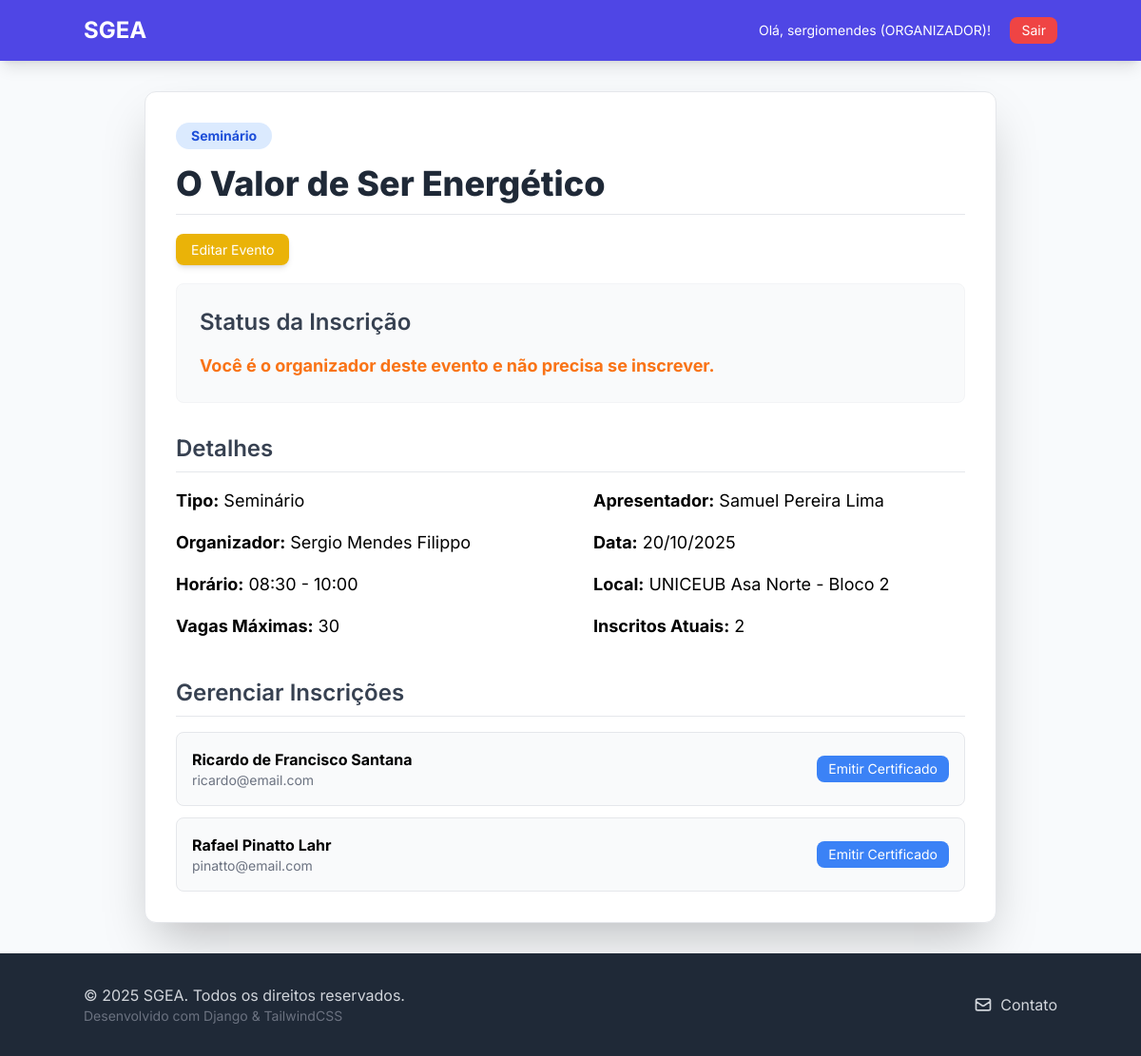
The page /eventos/5/ (signed in) on the database as committed earlier.
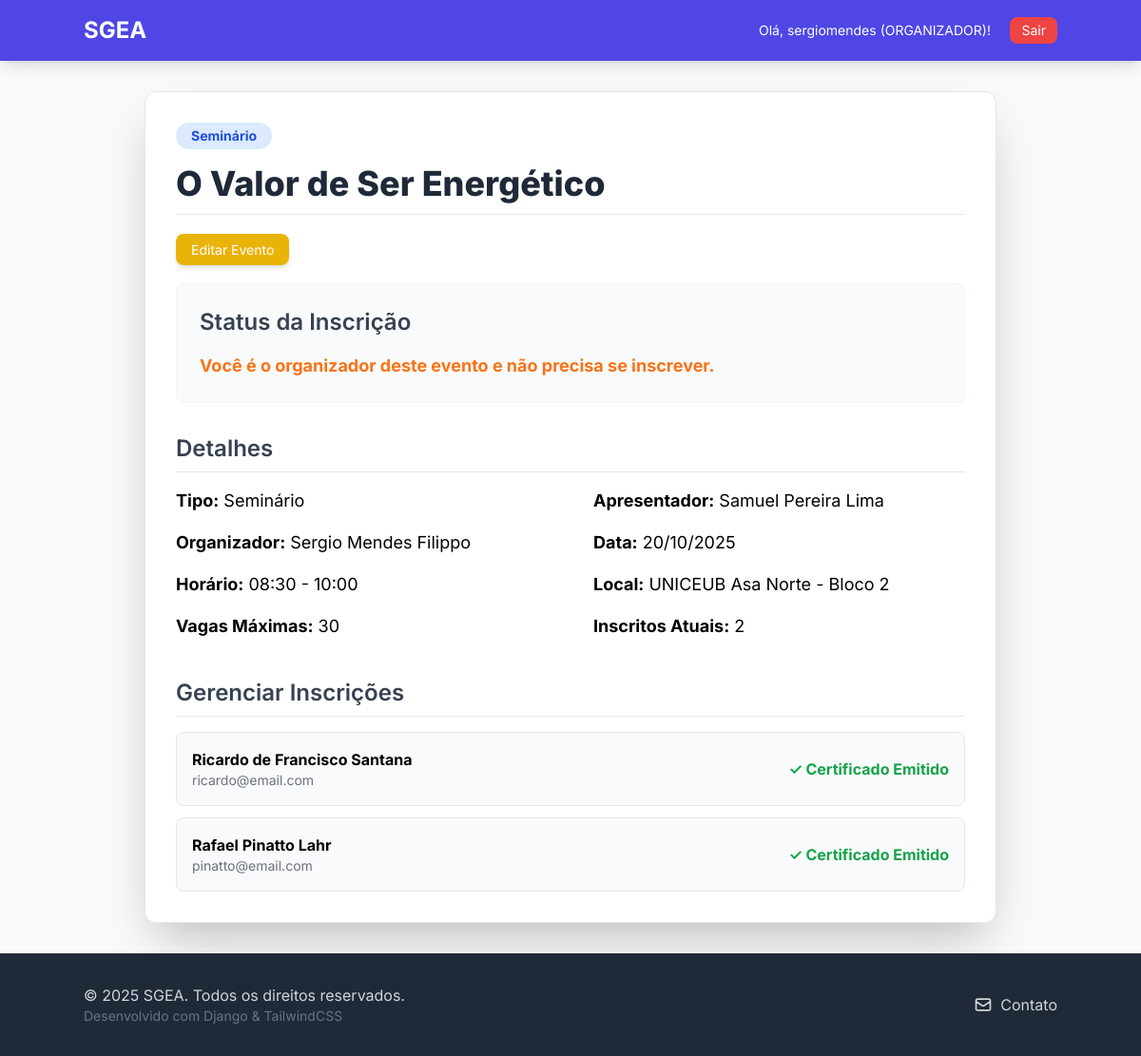
The same page on the database as committed later.
### events/models.py (models this page shows, shortened)
class Inscricao(models.Model):
    usuario = models.ForeignKey(Usuario, on_delete=models.CASCADE)
    evento = models.ForeignKey(Evento, on_delete=models.CASCADE)
    data_inscricao = models.DateTimeField(auto_now_add=True)
    certificado_emitido = models.BooleanField(default=False)
    class Meta:
        unique_together = ('usuario', 'evento')

### users/models.py (models this page shows, shortened)
class Usuario(AbstractUser):
    telefone = models.CharField(max_length=15, verbose_name='Telefone', blank=True, null=True)
    instituicao_ensino = models.CharField(
        max_length=100,
        verbose_name='Instituição de Ensino',
        blank=True,
        null=True
    )
    PERFIL_CHOICES = (
        ('ALUNO', 'Aluno'),
        ('PROFESSOR', 'Professor'),
        ('ORGANIZADOR', 'Organizador'),
    )
    perfil = models.CharField(
        max_length=15,
        choices=PERFIL_CHOICES,
        default='ALUNO',
        verbose_name='Perfil'
    )
    data_registro = models.DateTimeField(auto_now_add=True)
    class Meta:
        verbose_name = 'Usuário'
        verbose_name_plural = 'Usuários'

### events/views.py (the view)
# urls.py: path('<int:pk>/', views.EventDetailView.as_view(), name='event_detail'),
class EventDetailView(LoginRequiredMixin, DetailView):
    model = Evento
    template_name = 'events/event_detail.html'
    context_object_name = 'object'
    def get_context_data(self, **kwargs):
        context = super().get_context_data(**kwargs)
        evento = self.get_object()
        user = self.request.user
        inscritos_atuais = Inscricao.objects.filter(evento=evento).count()
        vagas_disponiveis = evento.qtd_participantes - inscritos_atuais
        context['inscritos_atuais'] = inscritos_atuais
        context['vagas_disponiveis'] = max(0, vagas_disponiveis)
        context['is_inscrito'] = False
        context['is_certificado_emitido'] = False
        if user.is_authenticated:
            inscricao = Inscricao.objects.filter(usuario=user, evento=evento).first()
            context['inscricao'] = inscricao  # <-- PEQUENA ADIÇÃO AQUI
            if inscricao:
                context['is_inscrito'] = True
                context['is_certificado_emitido'] = inscricao.certificado_emitido
        return context

### events/templates/events/event_detail.html (shortened to what the changed rows need)
{% load static %}
<!DOCTYPE html>
<html lang="pt-br">
<head>
    <script src="https://cdn.tailwindcss.com"></script>
    <link rel="stylesheet" href="{% static 'css/base.css' %}">
</head>
<body>
    <main class="container mx-auto p-4 md:p-8">
        <div class="max-w-4xl mx-auto bg-white p-8 rounded-xl shadow-2xl border border-gray-200">
            <h2 class="text-4xl font-extrabold text-gray-800 mb-6 border-b pb-3">{{ object.nome_evento }}</h2>
            {% if user.is_authenticated and user == object.organizador_responsavel %}
                <div class="mt-10">
                    {% if object.inscricao_set.all %}
                        <ul class="space-y-3">
                            {% for inscricao in object.inscricao_set.all %}
                                <li class="p-4 bg-gray-50 rounded-lg flex justify-between items-center border">
                                    <div>
                                        <p class="font-bold">{{ inscricao.usuario.get_full_name|default:inscricao.usuario.username }}</p>
                                        <p class="text-sm text-gray-500">{{ inscricao.usuario.email }}</p>
                                    </div>
                                    <div>
                                        {% if inscricao.certificado_emitido %}
                                            <span class="text-green-600 font-bold">✓ Certificado Emitido</span>
                                        {% else %}
                                            <form method="post" action="{% url 'events:emitir_certificado' inscricao_id=inscricao.id %}">
                                                <button type="submit" class="bg-blue-500 hover:bg-blue-600 text-white px-3 py-1 rounded-lg text-sm">Emitir Certificado</button>
                                            </form>
                                        {% endif %}
                                    </div>
                                </li>
                            {% endfor %}
                        </ul>
                    {% else %}
                        <p class="text-gray-500">Ainda não há inscritos neste evento.</p>
                    {% endif %}
                </div>
            {% endif %}
        </div>
    </main>
</body>
</html>

Rows that differ between the two databases and show on the page:
changed Inscricao "Ricardo de Francisco Santana": certificado_emitido "Emitir Certificado" → "✓ Certificado Emitido"
changed Inscricao "Rafael Pinatto Lahr": certificado_emitido "Emitir Certificado" → "✓ Certificado Emitido"
